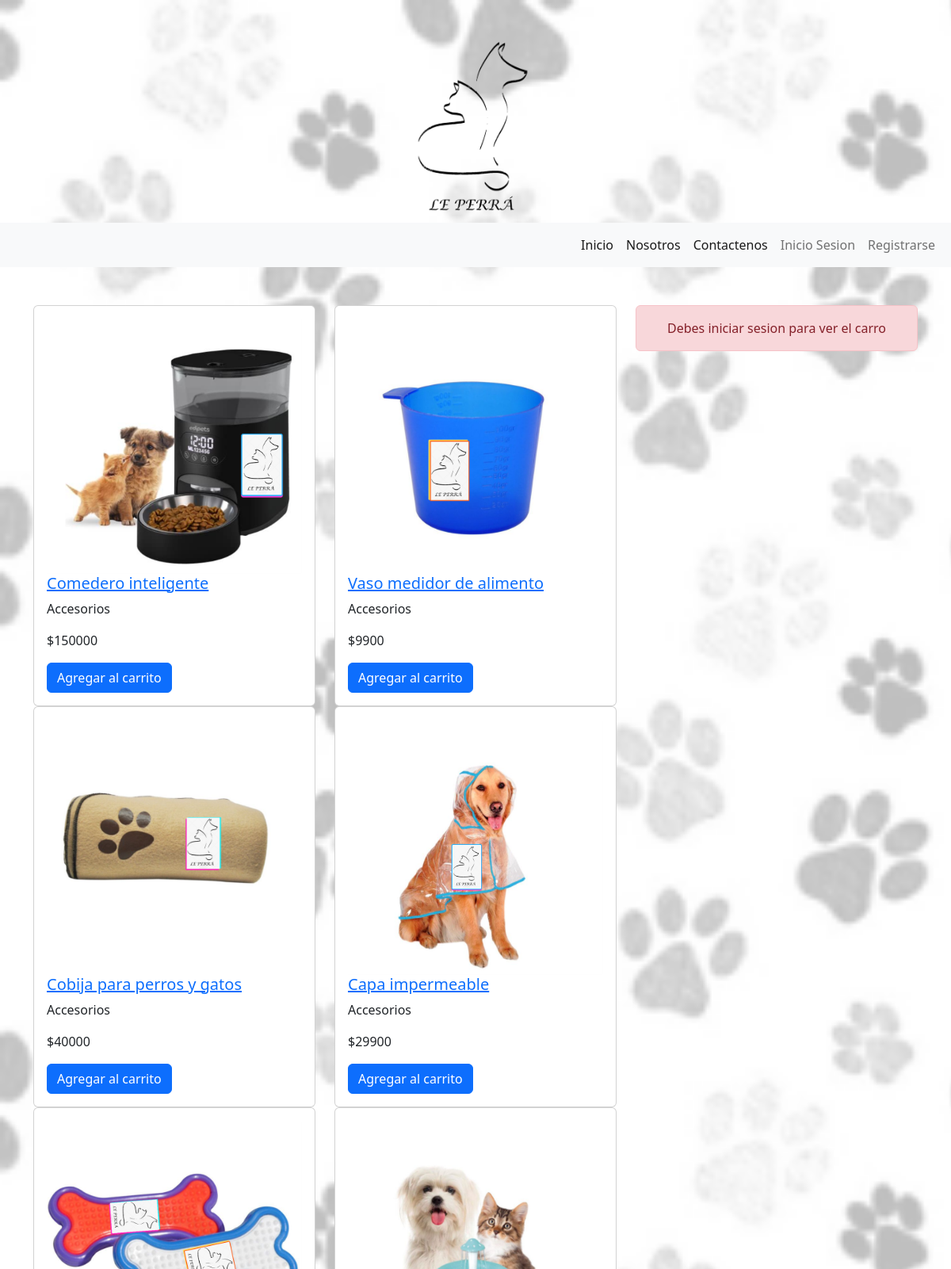
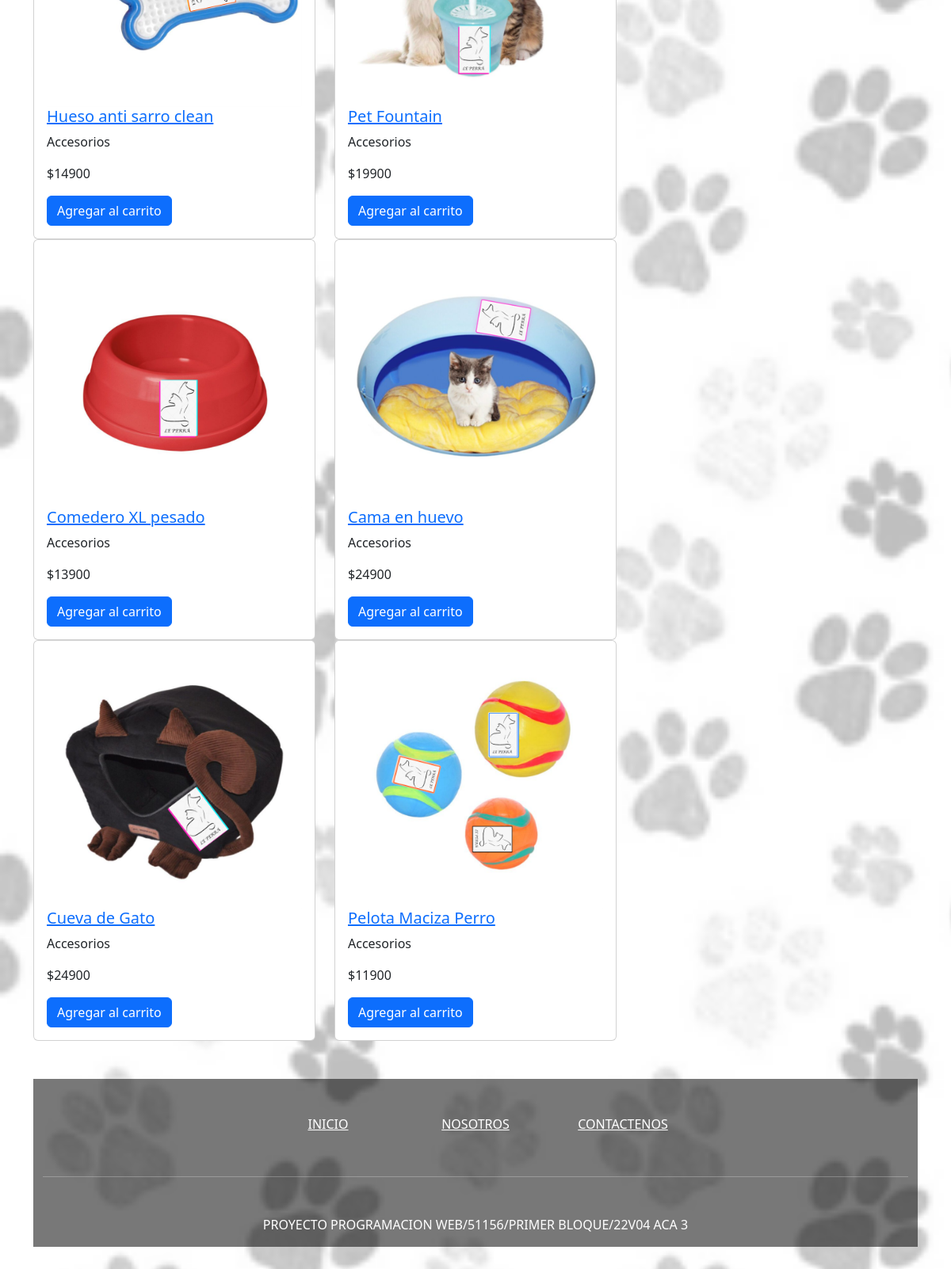
The page / on the database its author committed (2 pictures, top to bottom).
### sitioweb/models.py (models this page shows, shortened)
class Producto(models.Model):
    nombre = models.CharField(max_length=100,)
    descripcion = models.TextField(blank=True)
    imagen = models.ImageField(upload_to="Productos", max_length=250, null=True, blank=True)
    precio = models.IntegerField()
    categoria = models.ForeignKey(Categoria, on_delete=models.CASCADE)
    disponibilidad = models.BooleanField(default=True)
    created = models.DateTimeField(default= timezone.now)
    updated = models.DateTimeField(auto_now = True)

class Categoria(models.Model):
    nombre = models.CharField(max_length=100)
    activo = models.BooleanField(default=True)
    created = models.DateTimeField(default= timezone.now)
    updated = models.DateTimeField(auto_now = True)
    def __str__(self) -> str:
        return self.nombre

### sitioweb/views.py (the view)
# urls.py: path('', views.inicio, name='inicio'),
def inicio(request):
    productos = Producto.objects.all()
    return render(request, "index.html", {"productos":productos})

### sitioweb/context_processor.py (called while the page is built)
def total_carrito(request):
    total = 0
    if request.user.is_authenticated:
        if "carrito" in request.session.keys():
            for key, value in request.session["carrito"].items():
                total += float(value["precio"]*value["cantidad"])
    else:
        total = "Debes iniciar sesion para ver el carro de compras"
    return {"total_carrito": total}

### sitioweb/templates/index.html (shortened to what this page needs)
{% extends "plantilla/base.html" %}
{% block contenido %}
    <div class="container">
        <div class="row">
            <div class="col-8">
                <div class="row">
                    <div class="col-12">
                        <div class="row">
                            {% for producto in productos %}
                                <div class="col-6">
                                    <div class="card">
                                        <div class="card-body">
                                            <a href="{% url 'ver_producto' producto.id %}"><img src="{{producto.imagen.url}}" class="card-img-top"></a>
                                            <h5 class="card-title"><a href="{% url 'ver_producto' producto.id %}"> {{producto.nombre}}</a></h5>
                                            <p class="card-text">{{producto.categoria}}</p>
                                            <p class="card-text">${{producto.precio}}</p>
                                            <a href="{% url 'Add' producto.id %}" class="btn btn-primary">Agregar al carrito</a>
                                        </div>
                                    </div>
                                </div>
                            {% endfor %}
                        </div>
                    </div>
                </div>
            </div>
            <div class="col-4">
                {% if user.is_authenticated %}
                    {% include "carrito.html" %}
                {% else %}
                    <div class="alert alert-danger text-center">Debes iniciar sesion para ver el carro</div>
                {% endif %}
            </div>
        </div>
    </div>
{% endblock %}

### sitioweb/templates/plantilla/base.html (shortened to what this page needs)
{% load static %}
<!doctype html>
<html lang="es">
<head>
  <link rel="stylesheet" href="../../../static/sitioweb/css/inicio.css">
  <link rel="stylesheet" href="https://cdn.jsdelivr.net/npm/bootstrap@5.2.0/dist/css/bootstrap.min.css"
>
  <link rel="stylesheet" href="https://cdn.jsdelivr.net/npm/bootstrap-icons@1.9.1/font/bootstrap-icons.css">
</head>
<body class="cuerpo">
  <header class="my-5">
    <div class="container-fluid">
    <img src="../../../static/sitioweb/icons/LE_PERRA_LOGO.png" alt="Logo Principal" class="img-fluid d-block mx-auto" width="150" height="auto">
    </div>
    <nav class="navbar navbar-expand-lg navbar-light bg-light">
      <div class="container-fluid">
        <div class="collapse navbar-collapse" id="navbarNavDropdown">
          <ul class="navbar-nav ms-auto">
            <li class="nav-item">
              <a class="nav-link active" aria-current="page" href="/">Inicio</a>
            </li>
            <li class="nav-item">
              <a class="nav-link active" aria-current="page" href="/nosotros/">Nosotros</a>
            </li>
            <li class="nav-item">
              <a class="nav-link active" href="/contactenos/">Contactenos</a>
            </li>
            {% if user.is_authenticated %}
            <li class="nav-item">
              <p class="nav-link">{{user.username}}</a>
            </li>
              <li class="nav-item">
                <a class="nav-link" href="/logout/">Cerrar Sesion</a>
              </li>
            {% else %}
            <li class="nav-item">
              <a class="nav-link" href="/login/">Inicio Sesion</a>
            </li>
            <li class="nav-item">
              <a class="nav-link" href="/signup/">Registrarse</a>
            </li>
            {% endif %}
          </ul>
        </div>
      </div>
    </nav>
  </header>
  {% block contenido %} {% endblock %}
  <footer>
    <div class="container my-5">
      <footer class="text-center text-white" style="background-color: #00000087">
        <div class="container">
          <section class="mt-5">
            <div class="row text-center d-flex justify-content-center pt-5">
              <div class="col-md-2">
                <h6 class="text-uppercase font-weight-bold">
                  <a href="/" class="text-white">Inicio</a>
                </h6>
              </div>
              <div class="col-md-2">
                <h6 class="text-uppercase font-weight-bold">
                  <a href="/nosotros/" class="text-white">Nosotros</a>
                </h6>
              </div>
              <div class="col-md-2">
                <h6 class="text-uppercase font-weight-bold">
                  <a href="/contactenos/" class="text-white">Contactenos</a>
                </h6>
              </div>
            </div>
          </section>
          <hr class="my-5" />
          <section class="mb-5">
            <div class="row d-flex justify-content-center">
              <div class="col-lg-8">
                <p>
                  PROYECTO PROGRAMACION WEB/51156/PRIMER BLOQUE/22V04 ACA 3
                </p>
              </div>
            </div>
          </section>
        </div>
      </footer>
    </div>
  </footer>
</body>
</html>

### static/sitioweb/css/inicio.css (style rules this page uses)
.cuerpo { background-image: url(../img/Fondo_3.png); background-size: cover; background-attachment: fixed; }

### rows shown on the page
Producto: imagen (picture), nombre "Comedero inteligente", categoria "Accesorios", precio "150000"
Producto: imagen (picture), nombre "Vaso medidor de alimento", categoria "Accesorios", precio "9900"
Producto: imagen (picture), nombre "Cobija para perros y gatos", categoria "Accesorios", precio "40000"
Producto: imagen (picture), nombre "Capa impermeable", categoria "Accesorios", precio "29900"
Producto: imagen (picture), nombre "Hueso anti sarro clean", categoria "Accesorios", precio "14900"
Producto: imagen (picture), nombre "Pet Fountain", categoria "Accesorios", precio "19900"
Producto: imagen (picture), nombre "Comedero XL pesado", categoria "Accesorios", precio "13900"
Producto: imagen (picture), nombre "Cama en huevo", categoria "Accesorios", precio "24900"
Producto: imagen (picture), nombre "Cueva de Gato", categoria "Accesorios", precio "24900"
Producto: imagen (picture), nombre "Pelota Maciza Perro", categoria "Accesorios", precio "11900"
